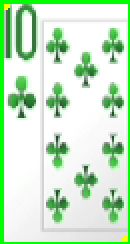
#> input picture manual_region_community_card_1.png, 65 x 122 px (shown 2 times larger)
$ python -i fallback_card_recognition.py   (imports and definitions only)
#> lines starting #> are read from the running program, lines starting #| are printed output that depends on the picture; after the words box and inside, x2 and y2 are one past the last pixel; in counts of white or black regions, pixels touching at a corner belong together
#> further down, picture is the input picture: shape (122, 65, 3); mean B, G, R 200.9, 232.7, 200.6
"""
Fallback Card Recognition System - Works without Tesseract OCR
Enhanced pattern matching and color analysis for 4-color deck support
"""

import cv2
import numpy as np
from dataclasses import dataclass
from typing import Tuple, Optional, Dict, List
import json

@dataclass
class CardResult:
    """Result of card recognition"""
    rank: str
    suit: str
    confidence: float
    method: str
    bbox: Optional[Tuple[int, int, int, int]] = None
    debug_info: Optional[Dict] = None

class FallbackCardRecognition:
    """Card recognition using pattern matching and color analysis only"""

    def __init__(self):
        self.suit_colors = {
            'clubs': {
                'default': ([0, 0, 0], [50, 50, 50]),      # Black
                'four_color': ([0, 100, 0], [80, 255, 80])  # Green
            },
            'diamonds': {
                'default': ([0, 0, 100], [50, 50, 255]),    # Red
                'four_color': ([100, 100, 0], [255, 255, 80]) # Yellow/Orange
            },
            'hearts': {
                'default': ([0, 0, 100], [50, 50, 255]),    # Red
                'four_color': ([0, 0, 100], [50, 50, 255])  # Red (same)
            },
            'spades': {
                'default': ([0, 0, 0], [50, 50, 50]),       # Black
                'four_color': ([100, 0, 0], [255, 50, 50])  # Blue
            }
        }

        # Card patterns for template matching
        self.card_templates = {}
        self.rank_patterns = {
            'A': ['ace', 'A'],
            'K': ['king', 'K'],
            'Q': ['queen', 'Q'],
            'J': ['jack', 'J'],
            '10': ['10', 'T'],
            '9': ['9'],
            '8': ['8'],
            '7': ['7'],
            '6': ['6'],
            '5': ['5'],
            '4': ['4'],
            '3': ['3'],
            '2': ['2']
        }

    def recognize_card(self, image: np.ndarray, four_color_deck: bool = True) -> CardResult:
        """
        Recognize a card using pattern matching and color analysis
        """
        try:
            # Method 1: Color-based suit detection
            suit_result = self._detect_suit_by_color(image, four_color_deck)

            # Method 2: Pattern-based rank detection
            rank_result = self._detect_rank_by_pattern(image)

            # Method 3: Edge detection for card shapes
            shape_result = self._detect_by_shapes(image)

            # Combine results
            best_result = self._combine_results([suit_result, rank_result, shape_result])

            return best_result

        except Exception as e:
            return CardResult(
                rank="?",
                suit="?",
                confidence=0.0,
                method="fallback_error",
                debug_info={"error": str(e)}
            )

    def _detect_suit_by_color(self, image: np.ndarray, four_color_deck: bool) -> CardResult:
        """Detect suit based on color analysis"""
#> called with four_color_deck = True
        try:
            # Convert to HSV for better color detection
            hsv = cv2.cvtColor(image, cv2.COLOR_BGR2HSV)
#> hsv: shape (122, 65, 3); mean H, S, V 26.3, 39.8, 232.7

            best_suit = "?"
            best_confidence = 0.0
            color_mode = 'four_color' if four_color_deck else 'default'

            for suit, colors in self.suit_colors.items():
                if color_mode in colors:
                    lower, upper = colors[color_mode]
                    mask = cv2.inRange(hsv, np.array(lower), np.array(upper))

                    # Calculate percentage of pixels matching this color
                    total_pixels = mask.shape[0] * mask.shape[1]
                    matching_pixels = cv2.countNonZero(mask)
                    confidence = matching_pixels / total_pixels

                    if confidence > best_confidence:
                        best_confidence = confidence
                        best_suit = suit
#> this loop made 4 passes
#> (matching_pixels, confidence, best_confidence) on passes 1, 3: (8, 0.00101, 0.00101), (4611, 0.581, 0.581)
#> (matching_pixels, confidence) on passes 2, 4: (0, 0), (0, 0)
#> pass 1, in _detect_suit_by_color, `mask = cv2.inRange(hsv, np.array(lower), np.array(upper))`:
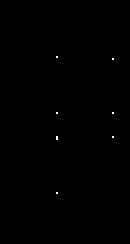
#> mask: shape (122, 65) (shown 2 times larger); 0.1% white in thin lines or dots, all inside (x1, y1, x2, y2) = (28, 28, 57, 97)
#> pass 3, in _detect_suit_by_color, `mask = cv2.inRange(hsv, np.array(lower), np.array(upper))`:
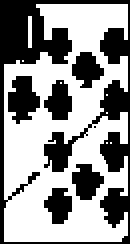
#> mask: shape (122, 65) (shown 2 times larger); 58.1% white; 7 black regions (1 under 20 px), largest, box (x1, y1, x2, y2) and area: (0, 0, 65, 122) 2308, (4, 38, 20, 62) 260, (36, 82, 52, 100) 196, (22, 40, 36, 60) 191, (36, 26, 52, 44) 187, (22, 94, 36, 112) 176
#> after the loop, best_confidence = 0.581; best_suit = 'hearts'

            return CardResult(
                rank="?",
                suit=best_suit,
                confidence=best_confidence,
                method="color_analysis",
                debug_info={"color_mode": color_mode}
            )

        except Exception as e:
            return CardResult(
                rank="?",
                suit="?",
                confidence=0.0,
                method="color_error",
                debug_info={"error": str(e)}
            )

    def _detect_rank_by_pattern(self, image: np.ndarray) -> CardResult:
        """Detect rank using pattern matching"""
        try:
            # Convert to grayscale for pattern matching
            gray = cv2.cvtColor(image, cv2.COLOR_BGR2GRAY)
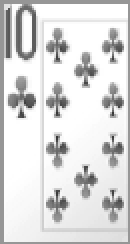
#> gray: shape (122, 65) (shown 2 times larger); min 55, max 255, mean 219.5

            # Apply edge detection
            edges = cv2.Canny(gray, 50, 150)
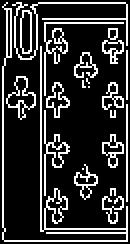
#> edges: shape (122, 65) (shown 2 times larger); 19.2% white in thin lines or dots

            # Look for number/letter patterns
            best_rank = "?"
            best_confidence = 0.0

            # Simple pattern detection based on contours
            contours, _ = cv2.findContours(edges, cv2.RETR_EXTERNAL, cv2.CHAIN_APPROX_SIMPLE)
#> contours = 22 contours, 11 with area under 20; largest, box (x1, y1, x2, y2) and area: (3, 38, 18, 60) 140, (1, 1, 64, 121) 136, (10, 5, 16, 27) 98, (23, 41, 35, 59) 86, (51, 67, 62, 84) 82

            if contours:
                # Analyze contour shapes to guess rank
                largest_contour = max(contours, key=cv2.contourArea)
#> largest_contour = contour of 44 points, box (x1, y1, x2, y2) (3, 38, 18, 60), area 140
                area = cv2.contourArea(largest_contour)
#> area = 140
                perimeter = cv2.arcLength(largest_contour, True)
#> perimeter = 73.11

                if perimeter > 0:
                    circularity = 4 * np.pi * area / (perimeter * perimeter)
#> circularity = 0.329

                    # Rough heuristics based on shape
                    if circularity > 0.7:  # Round shapes
                        best_rank = "Q"  # Queen or 9, 8, 6
                        best_confidence = 0.6
                    elif circularity < 0.3:  # Linear shapes
                        best_rank = "A"  # Ace, 4, or 7
                        best_confidence = 0.5
                    else:
                        best_rank = "K"  # King or other complex shapes
                        best_confidence = 0.4

            return CardResult(
                rank=best_rank,
                suit="?",
                confidence=best_confidence,
                method="pattern_analysis",
                debug_info={"contours_found": len(contours)}
            )

        except Exception as e:
            return CardResult(
                rank="?",
                suit="?",
                confidence=0.0,
                method="pattern_error",
                debug_info={"error": str(e)}
            )

    def _detect_by_shapes(self, image: np.ndarray) -> CardResult:
        """Detect card elements by shape analysis"""
        try:
            gray = cv2.cvtColor(image, cv2.COLOR_BGR2GRAY)

            # Apply morphological operations to enhance shapes
            kernel = np.ones((3,3), np.uint8)
            processed = cv2.morphologyEx(gray, cv2.MORPH_CLOSE, kernel)
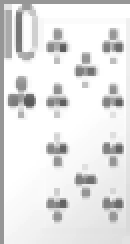
#> processed: shape (122, 65) (shown 2 times larger); min 90, max 255, mean 227.8

            # Detect circles (for hearts, diamonds)
            circles = cv2.HoughCircles(
                processed,
                cv2.HOUGH_GRADIENT,
                dp=1,
                minDist=20,
                param1=50,
                param2=30,
                minRadius=5,
                maxRadius=50
            )
#> circles = [[28.5, 56.5, 37.1]]

            # Detect lines (for spades, clubs)
            lines = cv2.HoughLinesP(
                cv2.Canny(processed, 50, 150),
                rho=1,
                theta=np.pi/180,
                threshold=20,
                minLineLength=10,
                maxLineGap=5
            )
#> lines = 35 rows, first 6: [1, 121, 1, 3], [19, 1, 64, 1], [58, 31, 58, 14], [29, 83, 29, 66], [30, 82, 30, 68], [54, 81, 54, 67]

            suit_guess = "?"
            confidence = 0.0

            if circles is not None and len(circles[0]) > 0:
                suit_guess = "hearts"  # Could be hearts or diamonds
                confidence = 0.6
            elif lines is not None and len(lines) > 2:
                suit_guess = "spades"  # Could be spades or clubs
                confidence = 0.5

            return CardResult(
                rank="?",
                suit=suit_guess,
                confidence=confidence,
                method="shape_analysis",
                debug_info={
                    "circles": len(circles[0]) if circles is not None else 0,
                    "lines": len(lines) if lines is not None else 0
                }
            )

        except Exception as e:
            return CardResult(
                rank="?",
                suit="?",
                confidence=0.0,
                method="shape_error",
                debug_info={"error": str(e)}
            )

    def _combine_results(self, results: List[CardResult]) -> CardResult:
        """Combine multiple recognition results"""
        # Find the result with highest confidence for each attribute
        best_suit_result = max(
            [r for r in results if r.suit != "?"],
            key=lambda x: x.confidence,
            default=CardResult("?", "?", 0.0, "no_suit")
        )

        best_rank_result = max(
            [r for r in results if r.rank != "?"],
            key=lambda x: x.confidence,
            default=CardResult("?", "?", 0.0, "no_rank")
        )

        # Combine the best results
        combined_confidence = (best_suit_result.confidence + best_rank_result.confidence) / 2

        return CardResult(
            rank=best_rank_result.rank,
            suit=best_suit_result.suit,
            confidence=combined_confidence,
            method=f"combined_{best_suit_result.method}_{best_rank_result.method}",
            debug_info={
                "suit_method": best_suit_result.method,
                "rank_method": best_rank_result.method,
                "individual_confidences": {
                    "suit": best_suit_result.confidence,
                    "rank": best_rank_result.confidence
                }
            }
        )

    def test_recognition(self, test_image_path: str = None) -> Dict:
        """Test the fallback recognition system"""
        results = {
            "system": "Fallback Card Recognition",
            "tesseract_required": False,
            "status": "operational"
        }

        if test_image_path:
            try:
                image = cv2.imread(test_image_path)
                if image is not None:
                    result = self.recognize_card(image, four_color_deck=True)
                    results["test_result"] = {
                        "rank": result.rank,
                        "suit": result.suit,
                        "confidence": result.confidence,
                        "method": result.method
                    }
                else:
                    results["test_result"] = "Could not load test image"
            except Exception as e:
                results["test_result"] = f"Error: {str(e)}"

        return results

def main():
    """Test the fallback recognition system"""
    print("Testing Fallback Card Recognition System...")

    recognizer = FallbackCardRecognition()
    test_results = recognizer.test_recognition()

    print(json.dumps(test_results, indent=2))
    print("\nFallback system ready - no Tesseract required!")

# [2 lines not run here, left out]

>>> import cv2
>>> picture = cv2.imread('manual_region_community_card_1.png')
>>> result = FallbackCardRecognition().recognize_card(picture)

$ run again, on manual_region_community_card_3.png
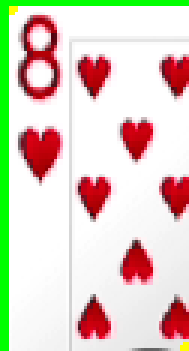
#> input picture manual_region_community_card_3.png, 63 x 117 px (shown 3 times larger)
#> picture is the input picture: shape (117, 63, 3); mean B, G, R 196.5, 210.5, 221.1
#> hsv: shape (117, 63, 3); mean H, S, V 48.7, 54.2, 237.4
#> the loop in _detect_suit_by_color, `for suit, colors in self.suit_colors.items():` made 4 passes
#> (matching_pixels, confidence, best_confidence) on passes 2 to 3: (25, 0.00339, 0.00339), (4951, 0.672, 0.672)
#> pass 2, in _detect_suit_by_color, `mask = cv2.inRange(hsv, np.array(lower), np.array(upper))`:
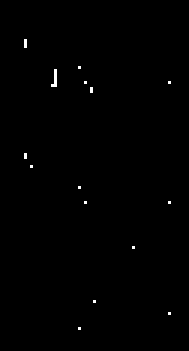
#> mask: shape (117, 63) (shown 3 times larger); 0.34% white in thin lines or dots, all inside (x1, y1, x2, y2) = (8, 13, 57, 110)
#> after the loop in _detect_suit_by_color, `for suit, colors in self.suit_colors.items():`: best_confidence = 0.672; best_suit = 'hearts'
#> edges: shape (117, 63); 11.5% white in thin lines or dots
#> contours = 18 contours, 13 with area under 20; largest, box (x1, y1, x2, y2) and area: (6, 5, 20, 34) 309, (6, 42, 21, 61) 171, (25, 18, 37, 33) 106, (40, 40, 51, 54) 102, (40, 80, 51, 94) 100
#> largest_contour = contour of 27 points, box (x1, y1, x2, y2) (6, 5, 20, 34), area 309
#> area = 309
#> perimeter = 75.46
#> circularity = 0.682
#> in _detect_by_shapes, `processed = cv2.morphologyEx(gray, cv2.MORPH_CLOSE, kernel)`:
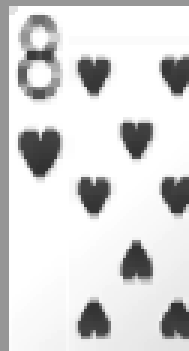
#> processed: shape (117, 63) (shown 3 times larger); min 50, max 255, mean 215.9
#> circles = None
#> lines = [[2, 116, 2, 3], [4, 1, 62, 1], [33, 100, 36, 111], [12, 4, 20, 23], [6, 2, 19, 28], [5, 4, 19, 29], [6, 11, 11, 32], [3, 4, 12, 20], [13, 4, 20, 21], [9, 5, 14, 16]]
